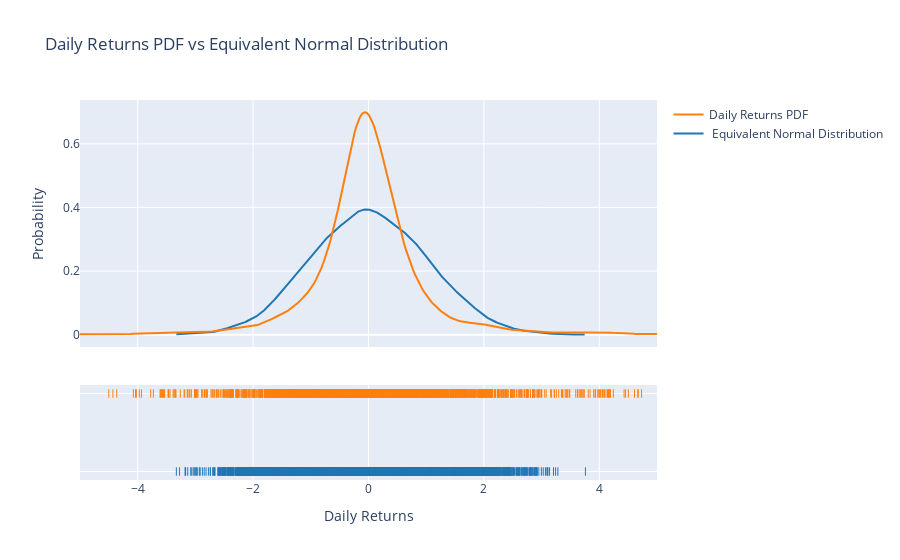

Notebook code for this chart:
### Code cell
# Create figure with secondary y-axis
df_stk_rel_cols['Normalized Daily Returns'] = (df_stk_rel_cols['Daily Returns Perc'] - mean_daily_return)/std_daily_return 
distributions = df_stk_rel_cols['Normalized Daily Returns'].dropna()
x_norm = np.random.normal(loc=0,scale=1,size=10000)#* + 
fig = ff\
        .create_distplot(
            [x_norm,distributions],
            [' Equivalent Normal Distribution','Daily Returns PDF'],
            # show_rug = True,
            histnorm  = 'probability',
            show_hist = False,
            show_curve = True
            
        )\
        .update_layout(
            title = 'Daily Returns PDF vs Equivalent Normal Distribution',
            xaxis_title ='Daily Returns',
            yaxis_title = 'Probability'
        )\
        .update_xaxes(range=[-5, 5 ])

fig.show()

### Figure 1 — Plotly figure (JSON) as saved in the notebook; plotly's stock layout.template omitted (floating-point values rounded to 4 significant figures; data arrays with more than 128 entries replaced by an {"elided": "..."} marker saying what was removed)
{"data": [{"legendgroup": " Equivalent Normal Distribution", "marker": {"color": "rgb(31, 119, 180)"}, "mode": "lines", "name": " Equivalent Normal Distribution", "showlegend": true, "type": "scatter", "x": {"elided": "500 float values"}, "xaxis": "x", "y": {"elided": "500 float values"}, "yaxis": "y"}, {"legendgroup": "Daily Returns PDF", "marker": {"color": "rgb(255, 127, 14)"}, "mode": "lines", "name": "Daily Returns PDF", "showlegend": true, "type": "scatter", "x": {"elided": "500 float values"}, "xaxis": "x", "y": {"elided": "500 float values"}, "yaxis": "y"}, {"legendgroup": " Equivalent Normal Distribution", "marker": {"color": "rgb(31, 119, 180)", "symbol": "line-ns-open"}, "mode": "markers", "name": " Equivalent Normal Distribution", "showlegend": false, "type": "scatter", "x": {"elided": "10000 float values"}, "xaxis": "x", "y": {"elided": "10000 str values"}, "yaxis": "y2"}, {"legendgroup": "Daily Returns PDF", "marker": {"color": "rgb(255, 127, 14)", "symbol": "line-ns-open"}, "mode": "markers", "name": "Daily Returns PDF", "showlegend": false, "type": "scatter", "x": {"elided": "5776 float values"}, "xaxis": "x", "y": {"elided": "5776 str values"}, "yaxis": "y2"}], "layout": {"barmode": "overlay", "hovermode": "closest", "legend": {"traceorder": "reversed"}, "title": {"text": "Daily Returns PDF vs Equivalent Normal Distribution"}, "xaxis": {"anchor": "y2", "domain": [0, 1], "range": [-5, 5], "title": {"text": "Daily Returns"}, "zeroline": false}, "yaxis": {"anchor": "free", "domain": [0.35, 1], "position": 0, "title": {"text": "Probability"}}, "yaxis2": {"anchor": "x", "domain": [0, 0.25], "dtick": 1, "showticklabels": false}}}
